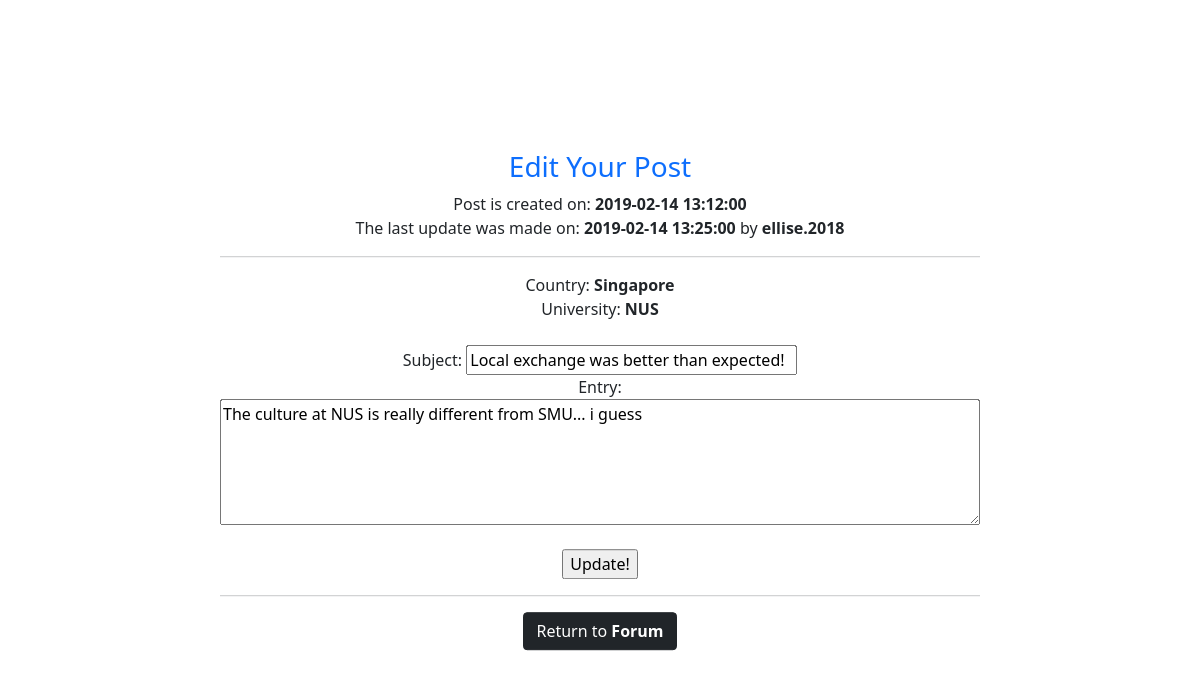
/forum_dynamic/edit.php?id=5, run on the app's committed database.
### tables this page shows
create table post (
    id integer auto_increment primary key,
    create_timestamp datetime,
    update_timestamp datetime,
    subject varchar(500),
    entry text,
    country varchar(30),
    university varchar(30),
    username varchar(30)
);

### forum_dynamic/model/PostDAO.php (called while the page is built, shortened)
<?php
class PostDAO {
    public function get($id) {
        $connMgr = new ConnectionManager();
        $conn = $connMgr->connect();
        $sql = "SELECT
                    *
                FROM post
                WHERE
                    id = :id";
        $stmt = $conn->prepare($sql);
        $stmt->bindParam(':id', $id, PDO::PARAM_INT);
        $stmt->execute();
        $stmt->setFetchMode(PDO::FETCH_ASSOC);
        $post_object = null;
        if( $row = $stmt->fetch() ) {
            $post_object =
                new Post(
                    $row['id'],
                    $row['create_timestamp'],
                    $row['update_timestamp'],
                    $row['subject'],
                    $row['entry'],
                    $row['country'],
                    $row['university'],
                    $row['username']
                );
        }
        return $post_object;
    }
}
?>

### forum_dynamic/model/Post.php (called while the page is built, shortened)
<?php
class Post {
    private $create_timestamp;
    private $update_timestamp;
    private $subject;
    private $entry;
    private $country;
    private $university;
    private $username;
    public function __construct($id, $create_timestamp, $update_timestamp, $subject, $entry, $country, $university, $username) {
        $this->create_timestamp = $create_timestamp;
        $this->update_timestamp = $update_timestamp;
        $this->subject = $subject;
        $this->entry = $entry;
        $this->country = $country;
        $this->university = $university;
        $this->username = $username;
    }
    public function getCreateTimestamp() {
        return $this->create_timestamp;
    }
    public function getUpdateTimestamp() {
        return $this->update_timestamp;
    }
    public function getSubject() {
        return $this->subject;
    }
    public function getEntry() {
        return $this->entry;
    }
    public function getCountry() {
        return $this->country;
    }
    public function getUniversity() {
        return $this->university;
    }
    public function getUsername() {
        return $this->username;
    }
}
?>

### forum_dynamic/edit.php (the view, shortened to what this page needs)
<?php
if( isset($_GET['id']) ) {
    $id = $_GET['id'];
    $dao = new PostDAO();
    $post_object = $dao->get($id);
}
?>
<html>
    <head>
        <link href="https://cdn.jsdelivr.net/npm/bootstrap@5.1.0/dist/css/bootstrap.min.css" rel="stylesheet">
    </head>
<body>
<div class='position-absolute top-50 start-50 translate-middle text-center'>
    <h3 class="text-primary"> Edit Your Post </h3>
    <form action='update.php' method='POST'>
    <?php
        if($post_object) {
            echo "
                Post is created on: <b> {$post_object->getCreateTimestamp()}</b>
                <br>
                The last update was made on: <b> {$post_object->getUpdateTimestamp()}</b> by <b> {$post_object->getUsername()}</b>
                <br>
                <hr>
                Country: <b> {$post_object->getCountry()} </b>
                <br>
                University: <b> {$post_object->getUniversity()} </b>
                <br>
                <br>
            ";
            echo "
                Subject:
                <input type='text' name='subject' size='30' value='{$post_object->getSubject()}'>
                <br>
            ";
            echo "
                Entry: <br>
                <textarea name='entry' cols='80' rows='5'>{$post_object->getEntry()}</textarea>
                <br>
            ";
            echo "
                <br>
                <input type='submit' value='Update!'>
            ";
        }
    ?>
    </form>
    <hr>
    <a href='display.php' class='btn btn-dark'> Return to <b>Forum</b> </a>
    </div>
</body>
</html>

### data on the page
post: create_timestamp "2019-02-14 13:12:00", update_timestamp "2019-02-14 13:25:00", username "ellise.2018", country "Singapore", university "NUS", subject "Local exchange was better than expected!", entry "The culture at NUS is really different from SMU... i guess"
